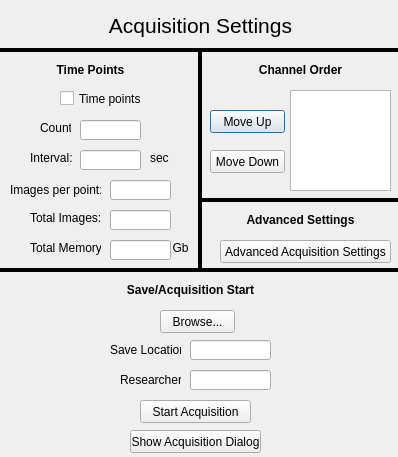
<?xml version="1.0" encoding="UTF-8"?>
<ui version="4.0">
 <class>AcqSettingsDialog</class>
 <widget class="QDialog" name="AcqSettingsDialog">
  <property name="geometry">
   <rect>
    <x>0</x>
    <y>0</y>
    <width>398</width>
    <height>457</height>
   </rect>
  </property>
  <property name="windowTitle">
   <string>Acquisition Settings</string>
  </property>
  <widget class="QCheckBox" name="time_points_check_box">
   <property name="geometry">
    <rect>
     <x>60</x>
     <y>90</y>
     <width>81</width>
     <height>17</height>
    </rect>
   </property>
   <property name="whatsThis">
    <string>&lt;html&gt;&lt;head/&gt;&lt;body&gt;&lt;p&gt;Enables time series.&lt;/p&gt;&lt;/body&gt;&lt;/html&gt;</string>
   </property>
   <property name="text">
    <string>Time points</string>
   </property>
  </widget>
  <widget class="QLineEdit" name="num_time_points_line_edit">
   <property name="geometry">
    <rect>
     <x>80</x>
     <y>120</y>
     <width>61</width>
     <height>20</height>
    </rect>
   </property>
   <property name="whatsThis">
    <string>&lt;html&gt;&lt;head/&gt;&lt;body&gt;&lt;p&gt;Number of time points in time series&lt;/p&gt;&lt;/body&gt;&lt;/html&gt;</string>
   </property>
  </widget>
  <widget class="QLineEdit" name="time_points_interval_line_edit">
   <property name="geometry">
    <rect>
     <x>80</x>
     <y>150</y>
     <width>61</width>
     <height>20</height>
    </rect>
   </property>
   <property name="whatsThis">
    <string>&lt;html&gt;&lt;head/&gt;&lt;body&gt;&lt;p&gt;Interval between time points in seconds&lt;/p&gt;&lt;/body&gt;&lt;/html&gt;</string>
   </property>
  </widget>
  <widget class="QPushButton" name="channel_order_move_up_button">
   <property name="geometry">
    <rect>
     <x>210</x>
     <y>110</y>
     <width>75</width>
     <height>23</height>
    </rect>
   </property>
   <property name="whatsThis">
    <string>&lt;html&gt;&lt;head/&gt;&lt;body&gt;&lt;p&gt;Moves channel up in channel order list&lt;/p&gt;&lt;/body&gt;&lt;/html&gt;</string>
   </property>
   <property name="text">
    <string>Move Up</string>
   </property>
  </widget>
  <widget class="QPushButton" name="channel_order_move_down_button">
   <property name="geometry">
    <rect>
     <x>210</x>
     <y>150</y>
     <width>75</width>
     <height>23</height>
    </rect>
   </property>
   <property name="whatsThis">
    <string>&lt;html&gt;&lt;head/&gt;&lt;body&gt;&lt;p&gt;Moves channel down in channel order list&lt;/p&gt;&lt;/body&gt;&lt;/html&gt;</string>
   </property>
   <property name="text">
    <string>Move Down</string>
   </property>
  </widget>
  <widget class="QListView" name="channel_order_list_view">
   <property name="geometry">
    <rect>
     <x>290</x>
     <y>90</y>
     <width>101</width>
     <height>101</height>
    </rect>
   </property>
   <property name="whatsThis">
    <string>&lt;html&gt;&lt;head/&gt;&lt;body&gt;&lt;p&gt;Order of channels in Z-stack, Snap, and Video acquisitions from top to bottom&lt;/p&gt;&lt;/body&gt;&lt;/html&gt;</string>
   </property>
  </widget>
  <widget class="QLabel" name="channel_order_label">
   <property name="geometry">
    <rect>
     <x>250</x>
     <y>60</y>
     <width>101</width>
     <height>20</height>
    </rect>
   </property>
   <property name="text">
    <string>&lt;html&gt;&lt;head/&gt;&lt;body&gt;&lt;p&gt;&lt;span style=&quot; font-weight:600;&quot;&gt;Channel Order&lt;/span&gt;&lt;/p&gt;&lt;/body&gt;&lt;/html&gt;</string>
   </property>
   <property name="alignment">
    <set>Qt::AlignCenter</set>
   </property>
  </widget>
  <widget class="QLabel" name="count_label">
   <property name="geometry">
    <rect>
     <x>40</x>
     <y>120</y>
     <width>31</width>
     <height>16</height>
    </rect>
   </property>
   <property name="text">
    <string>Count:</string>
   </property>
  </widget>
  <widget class="QLabel" name="interval_label">
   <property name="geometry">
    <rect>
     <x>30</x>
     <y>150</y>
     <width>51</width>
     <height>16</height>
    </rect>
   </property>
   <property name="text">
    <string>Interval:</string>
   </property>
  </widget>
  <widget class="QPushButton" name="browse_button">
   <property name="geometry">
    <rect>
     <x>160</x>
     <y>310</y>
     <width>75</width>
     <height>23</height>
    </rect>
   </property>
   <property name="whatsThis">
    <string>&lt;html&gt;&lt;head/&gt;&lt;body&gt;&lt;p&gt;Browse and choose directory for acquisition to be saved&lt;/p&gt;&lt;/body&gt;&lt;/html&gt;</string>
   </property>
   <property name="text">
    <string>Browse...</string>
   </property>
  </widget>
  <widget class="QLineEdit" name="save_path_line_edit">
   <property name="geometry">
    <rect>
     <x>190</x>
     <y>340</y>
     <width>81</width>
     <height>20</height>
    </rect>
   </property>
   <property name="whatsThis">
    <string>&lt;html&gt;&lt;head/&gt;&lt;body&gt;&lt;p&gt;Save location of acquisition&lt;/p&gt;&lt;/body&gt;&lt;/html&gt;</string>
   </property>
  </widget>
  <widget class="QLabel" name="save_label">
   <property name="geometry">
    <rect>
     <x>110</x>
     <y>340</y>
     <width>71</width>
     <height>20</height>
    </rect>
   </property>
   <property name="text">
    <string>Save Location:</string>
   </property>
  </widget>
  <widget class="QPushButton" name="start_acquisition_button">
   <property name="geometry">
    <rect>
     <x>140</x>
     <y>400</y>
     <width>111</width>
     <height>23</height>
    </rect>
   </property>
   <property name="whatsThis">
    <string>&lt;html&gt;&lt;head/&gt;&lt;body&gt;&lt;p&gt;Starts acquisition from settings set here and the region setup dialog. Also brings up the Acquisition Dialog which will provide updates during the acquisition and has an option to abort the acquisition.&lt;/p&gt;&lt;/body&gt;&lt;/html&gt;</string>
   </property>
   <property name="text">
    <string>Start Acquisition</string>
   </property>
  </widget>
  <widget class="QLabel" name="total_images_label">
   <property name="geometry">
    <rect>
     <x>30</x>
     <y>210</y>
     <width>71</width>
     <height>16</height>
    </rect>
   </property>
   <property name="text">
    <string>Total Images:</string>
   </property>
  </widget>
  <widget class="QLineEdit" name="total_images_line_edit">
   <property name="geometry">
    <rect>
     <x>110</x>
     <y>210</y>
     <width>61</width>
     <height>20</height>
    </rect>
   </property>
   <property name="whatsThis">
    <string>&lt;html&gt;&lt;head/&gt;&lt;body&gt;&lt;p&gt;Total number of images taken during the entire acquisition&lt;/p&gt;&lt;/body&gt;&lt;/html&gt;</string>
   </property>
  </widget>
  <widget class="QLabel" name="memory_label">
   <property name="geometry">
    <rect>
     <x>30</x>
     <y>240</y>
     <width>71</width>
     <height>16</height>
    </rect>
   </property>
   <property name="text">
    <string>Total Memory:</string>
   </property>
  </widget>
  <widget class="QLineEdit" name="memory_line_edit">
   <property name="geometry">
    <rect>
     <x>110</x>
     <y>240</y>
     <width>61</width>
     <height>20</height>
    </rect>
   </property>
   <property name="whatsThis">
    <string>&lt;html&gt;&lt;head/&gt;&lt;body&gt;&lt;p&gt;Total amount of data taken during the entire acquisition&lt;/p&gt;&lt;/body&gt;&lt;/html&gt;</string>
   </property>
  </widget>
  <widget class="QLabel" name="num_images_per_label">
   <property name="geometry">
    <rect>
     <x>10</x>
     <y>180</y>
     <width>91</width>
     <height>20</height>
    </rect>
   </property>
   <property name="text">
    <string>Images per point:</string>
   </property>
  </widget>
  <widget class="QLineEdit" name="num_images_per_line_edit">
   <property name="geometry">
    <rect>
     <x>110</x>
     <y>180</y>
     <width>61</width>
     <height>20</height>
    </rect>
   </property>
   <property name="whatsThis">
    <string>&lt;html&gt;&lt;head/&gt;&lt;body&gt;&lt;p&gt;Number of images  per time point&lt;/p&gt;&lt;/body&gt;&lt;/html&gt;</string>
   </property>
  </widget>
  <widget class="Line" name="line_2">
   <property name="geometry">
    <rect>
     <x>190</x>
     <y>50</y>
     <width>20</width>
     <height>221</height>
    </rect>
   </property>
   <property name="frameShadow">
    <enum>QFrame::Plain</enum>
   </property>
   <property name="lineWidth">
    <number>4</number>
   </property>
   <property name="orientation">
    <enum>Qt::Vertical</enum>
   </property>
  </widget>
  <widget class="QLabel" name="acq_settings_label">
   <property name="geometry">
    <rect>
     <x>80</x>
     <y>10</y>
     <width>241</width>
     <height>31</height>
    </rect>
   </property>
   <property name="font">
    <font>
     <pointsize>16</pointsize>
    </font>
   </property>
   <property name="text">
    <string>Acquisition Settings</string>
   </property>
   <property name="alignment">
    <set>Qt::AlignCenter</set>
   </property>
  </widget>
  <widget class="Line" name="line_4">
   <property name="geometry">
    <rect>
     <x>-60</x>
     <y>40</y>
     <width>531</width>
     <height>20</height>
    </rect>
   </property>
   <property name="font">
    <font>
     <pointsize>8</pointsize>
    </font>
   </property>
   <property name="frameShadow">
    <enum>QFrame::Plain</enum>
   </property>
   <property name="lineWidth">
    <number>4</number>
   </property>
   <property name="orientation">
    <enum>Qt::Horizontal</enum>
   </property>
  </widget>
  <widget class="QLabel" name="memory_unit_label">
   <property name="geometry">
    <rect>
     <x>170</x>
     <y>240</y>
     <width>21</width>
     <height>16</height>
    </rect>
   </property>
   <property name="text">
    <string>Gb</string>
   </property>
   <property name="alignment">
    <set>Qt::AlignCenter</set>
   </property>
  </widget>
  <widget class="QLineEdit" name="researcher_line_edit">
   <property name="geometry">
    <rect>
     <x>190</x>
     <y>370</y>
     <width>81</width>
     <height>20</height>
    </rect>
   </property>
   <property name="whatsThis">
    <string>&lt;html&gt;&lt;head/&gt;&lt;body&gt;&lt;p&gt;Name of researcher&lt;/p&gt;&lt;/body&gt;&lt;/html&gt;</string>
   </property>
  </widget>
  <widget class="QLabel" name="researcher_label">
   <property name="geometry">
    <rect>
     <x>120</x>
     <y>370</y>
     <width>61</width>
     <height>20</height>
    </rect>
   </property>
   <property name="text">
    <string>Researcher:</string>
   </property>
  </widget>
  <widget class="QLabel" name="save_acquisition_label">
   <property name="geometry">
    <rect>
     <x>120</x>
     <y>280</y>
     <width>141</width>
     <height>20</height>
    </rect>
   </property>
   <property name="text">
    <string>&lt;html&gt;&lt;head/&gt;&lt;body&gt;&lt;p&gt;&lt;span style=&quot; font-weight:600;&quot;&gt;Save/Acquisition Start&lt;/span&gt;&lt;/p&gt;&lt;/body&gt;&lt;/html&gt;</string>
   </property>
   <property name="alignment">
    <set>Qt::AlignCenter</set>
   </property>
  </widget>
  <widget class="QLabel" name="interval_label_2">
   <property name="geometry">
    <rect>
     <x>150</x>
     <y>150</y>
     <width>31</width>
     <height>16</height>
    </rect>
   </property>
   <property name="text">
    <string>sec</string>
   </property>
  </widget>
  <widget class="QPushButton" name="show_acquisition_dialog_button">
   <property name="geometry">
    <rect>
     <x>130</x>
     <y>430</y>
     <width>131</width>
     <height>23</height>
    </rect>
   </property>
   <property name="whatsThis">
    <string>&lt;html&gt;&lt;head/&gt;&lt;body&gt;&lt;p&gt;show the acquisition dialog, which povides updates of current acquisition.&lt;/p&gt;&lt;/body&gt;&lt;/html&gt;</string>
   </property>
   <property name="text">
    <string>Show Acquisition Dialog</string>
   </property>
  </widget>
  <widget class="Line" name="line_3">
   <property name="geometry">
    <rect>
     <x>-40</x>
     <y>260</y>
     <width>461</width>
     <height>20</height>
    </rect>
   </property>
   <property name="font">
    <font>
     <pointsize>8</pointsize>
    </font>
   </property>
   <property name="frameShadow">
    <enum>QFrame::Plain</enum>
   </property>
   <property name="lineWidth">
    <number>4</number>
   </property>
   <property name="orientation">
    <enum>Qt::Horizontal</enum>
   </property>
  </widget>
  <widget class="QPushButton" name="adv_settings_button">
   <property name="geometry">
    <rect>
     <x>220</x>
     <y>240</y>
     <width>171</width>
     <height>23</height>
    </rect>
   </property>
   <property name="whatsThis">
    <string>&lt;html&gt;&lt;head/&gt;&lt;body&gt;&lt;p&gt;Moves channel down in channel order list&lt;/p&gt;&lt;/body&gt;&lt;/html&gt;</string>
   </property>
   <property name="text">
    <string>Advanced Acquisition Settings</string>
   </property>
  </widget>
  <widget class="QLabel" name="adv_settings_label">
   <property name="geometry">
    <rect>
     <x>240</x>
     <y>210</y>
     <width>121</width>
     <height>20</height>
    </rect>
   </property>
   <property name="text">
    <string>&lt;html&gt;&lt;head/&gt;&lt;body&gt;&lt;p&gt;&lt;span style=&quot; font-weight:600;&quot;&gt;Advanced Settings&lt;/span&gt;&lt;/p&gt;&lt;/body&gt;&lt;/html&gt;</string>
   </property>
   <property name="alignment">
    <set>Qt::AlignCenter</set>
   </property>
  </widget>
  <widget class="Line" name="line_5">
   <property name="geometry">
    <rect>
     <x>200</x>
     <y>190</y>
     <width>461</width>
     <height>20</height>
    </rect>
   </property>
   <property name="font">
    <font>
     <pointsize>8</pointsize>
    </font>
   </property>
   <property name="frameShadow">
    <enum>QFrame::Plain</enum>
   </property>
   <property name="lineWidth">
    <number>4</number>
   </property>
   <property name="orientation">
    <enum>Qt::Horizontal</enum>
   </property>
  </widget>
  <widget class="QLabel" name="time_points_label">
   <property name="geometry">
    <rect>
     <x>40</x>
     <y>60</y>
     <width>101</width>
     <height>20</height>
    </rect>
   </property>
   <property name="text">
    <string>&lt;html&gt;&lt;head/&gt;&lt;body&gt;&lt;p&gt;&lt;span style=&quot; font-weight:600;&quot;&gt;Time Points&lt;/span&gt;&lt;/p&gt;&lt;/body&gt;&lt;/html&gt;</string>
   </property>
   <property name="alignment">
    <set>Qt::AlignCenter</set>
   </property>
  </widget>
 </widget>
 <resources/>
 <connections/>
</ui>
